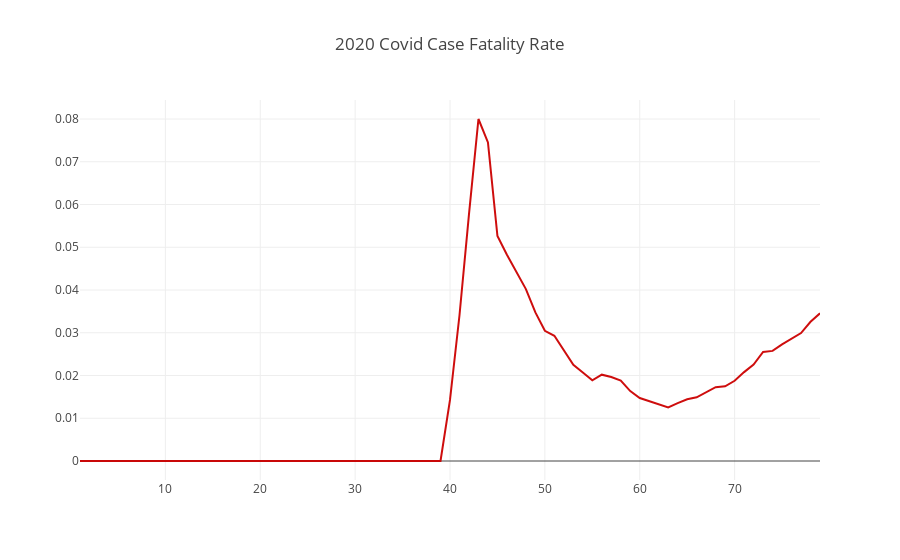

Notebook code cell kept with this figure:
### Markdown cell above
## Case-Fatality-Rate: USA

### Code cell
//curve_total_deaths
//curve_total_cases

val cfr: Vector[Double] = curve_total_deaths.zip(curve_total_cases).map( c => {
    c._1.toDouble / c._2.toDouble
})



val case_fatality_rate = Scatter(
  (1 to cfr.size),
  cfr,
  name = "Case Fatality Rate",
  mode = ScatterMode(ScatterMode.Lines),
  marker = Marker(
    color = Color.RGBA(204, 0, 0, 0.95),
    line = Line(
      color = Color.RGBA(217, 217, 217, 1.0),
      width = 1.0
    ),
    symbol = Symbol.Circle(),
    size = 3
  )
)

val data = Seq(case_fatality_rate)

val layout = Layout("2020 Covid Case Fatality Rate")

plot(data, layout)

### Figure 1 — Plotly figure (JSON) as saved in the notebook; plotly's stock layout.template omitted (floating-point values rounded to 4 significant figures)
{"data": [{"marker": {"color": "rgba(204, 0, 0, 0.95)", "line": {"color": "rgba(217, 217, 217, 1.0)", "width": 1}, "size": 3, "symbol": "circle"}, "mode": "lines", "name": "Case Fatality Rate", "type": "scatter", "x": [1, 2, 3, 4, 5, 6, 7, 8, 9, 10, 11, 12, 13, 14, 15, 16, 17, 18, 19, 20, 21, 22, 23, 24, 25, 26, 27, 28, 29, 30, 31, 32, 33, 34, 35, 36, 37, 38, 39, 40, 41, 42, 43, 44, 45, 46, 47, 48, 49, 50, 51, 52, 53, 54, 55, 56, 57, 58, 59, 60, 61, 62, 63, 64, 65, 66, 67, 68, 69, 70, 71, 72, 73, 74, 75, 76, 77, 78, 79], "y": [0, 0, 0, 0, 0, 0, 0, 0, 0, 0, 0, 0, 0, 0, 0, 0, 0, 0, 0, 0, 0, 0, 0, 0, 0, 0, 0, 0, 0, 0, 0, 0, 0, 0, 0, 0, 0, 0, 0, 0.01429, 0.03409, 0.05769, 0.08, 0.07453, 0.05263, 0.04823, 0.04439, 0.04022, 0.03476, 0.03045, 0.0293, 0.02578, 0.02248, 0.0207, 0.01889, 0.02019, 0.01964, 0.01881, 0.01635, 0.01473, 0.01398, 0.01319, 0.01255, 0.01355, 0.01444, 0.01491, 0.01605, 0.01726, 0.01748, 0.01877, 0.0208, 0.02255, 0.0255, 0.02575, 0.02728, 0.02867, 0.02992, 0.03257, 0.03454]}], "layout": {"title": "2020 Covid Case Fatality Rate"}}
